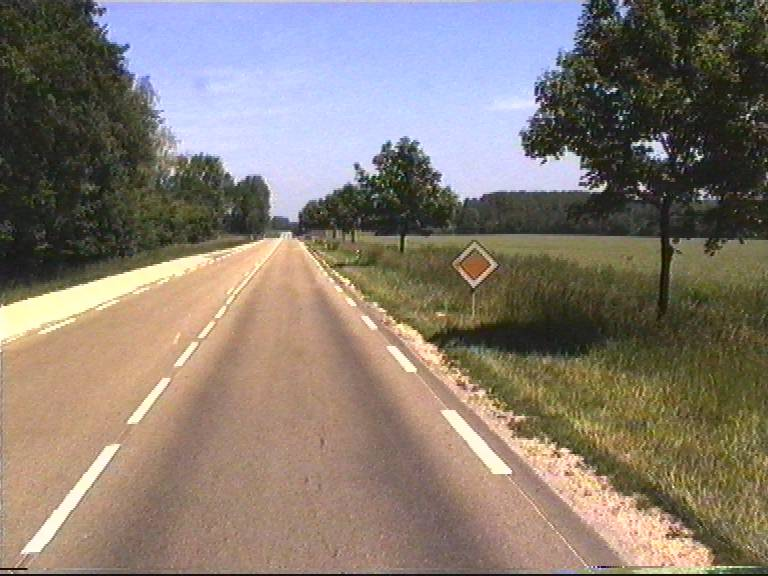
#> input picture images/colour-spaces/60.jpg, 768 x 576 px
$ python rgb.py
#> lines starting #> are read from the running program, lines starting #| are printed output that depends on the picture
from PIL import Image
import numpy as np
import sys


def rgb(src: str):
    """
        given the source path of an image
        returns a np array of rgb values of pixels
    """
#> called with src = '../images/colour-spaces/60.jpg'

    img = Image.open(src)
#> img is the input picture: PIL image 768x576 RGB; mean R, G, B 134.2, 123.9, 114
#| (576, 768, 3)
#> (printed output is left out)
    arr = np.array(img)
    return arr


def ycbcr(src: str):
    """
        Given source string
        return YcBcR representation
    """
#> called with src = '../images/colour-spaces/60.jpg'

    # taken from jpeg convertion from https://en.wikipedia.org/wiki/YCbCr
    arr = rgb(src)
    transform = np.array([[0.299, 0.587, 0.114],
                          [-0.169, -0.331, 0.5],
                          [0.5, -0.419, -0.081]])
    add = np.array([0, 128, 128])
    arr = arr @ transform.T
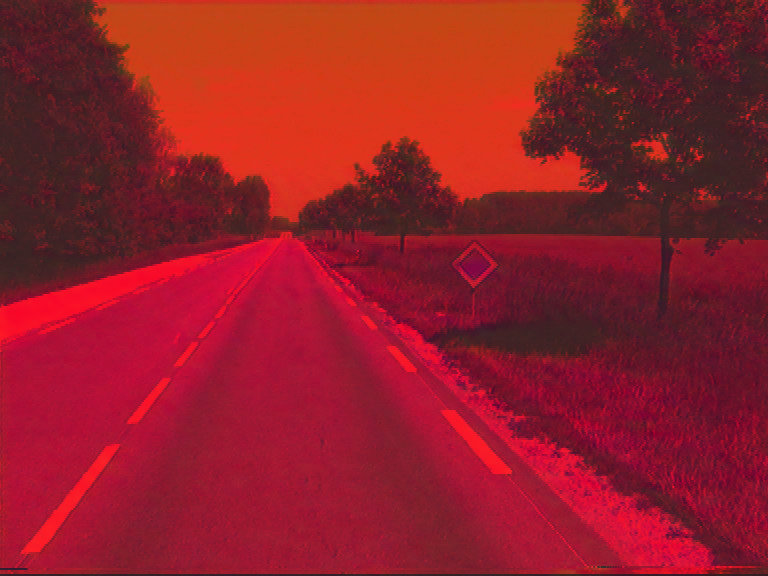
#> arr: shape (576, 768, 3) float64; mean R, G, B 125.8, -6.7, 5.9; drawn with min black and max white
    arr = np.add(arr, add)
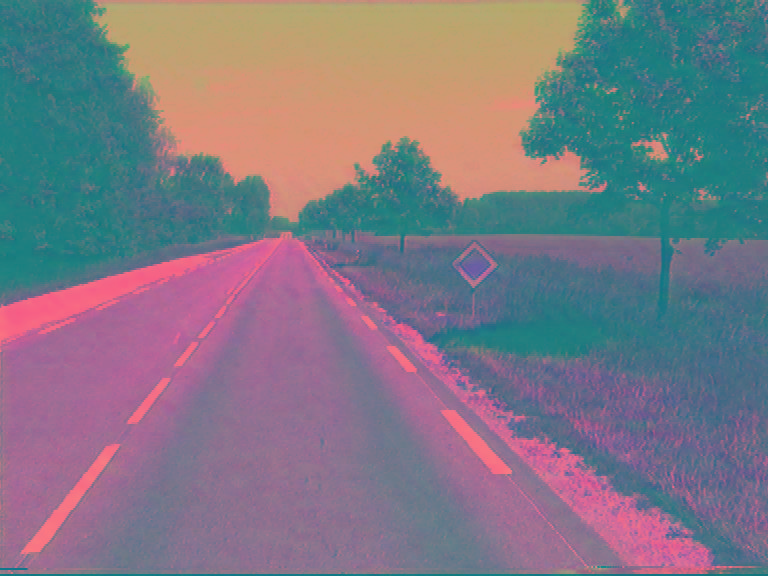
#> arr: shape (576, 768, 3) float64; mean R, G, B 125.8, 121.3, 133.9
    return arr


if __name__ == '__main__':
    if len(sys.argv) > 1:
        src = sys.argv[1]
    else:
        src = '../images/colour-spaces/60.jpg'
    array = rgb(src)
    print(array.shape)
    print(array[0])

    array = ycbcr(src)
    print("Homemade: ")
    print(array.shape)
#| (576, 768, 3)
    print(array[:5])
#> (printed output is left out)

    img = Image.open(src)
    img = img.convert('YCbCr')
#> img: PIL image 768x576 YCbCr; mean of channels 0, 1, 2 125.3, 120.9, 133.5
    array = np.array(img)
    print("Using Pillow: ")
    print(array.shape)
#| (576, 768, 3)
    print(array[:5])
#> (printed output is left out)

$ run again, with images/colour-spaces/65.jpg copied over images/colour-spaces/60.jpg
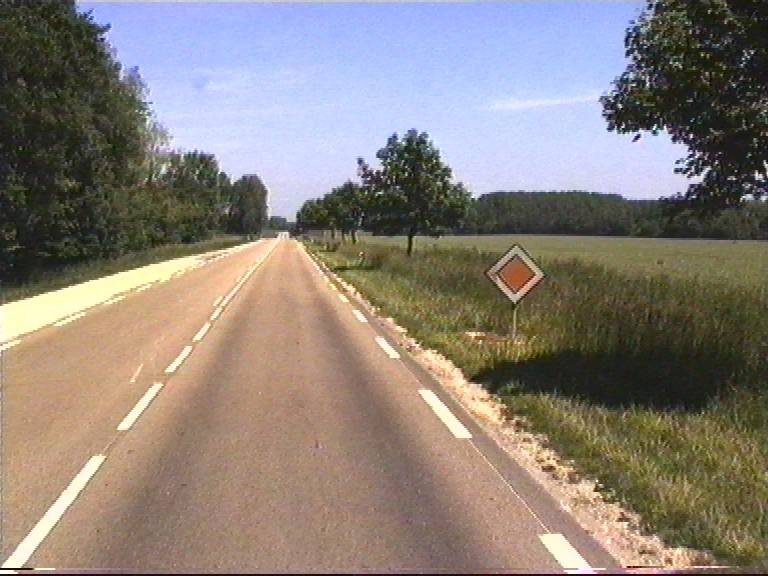
#> input picture images/colour-spaces/65.jpg, 768 x 576 px
#> in rgb, img is the input picture: PIL image 768x576 RGB; mean R, G, B 138.2, 128.8, 121.5
#| (576, 768, 3)
#> (printed output is left out)
#> in ycbcr, `arr = arr @ transform.T`:
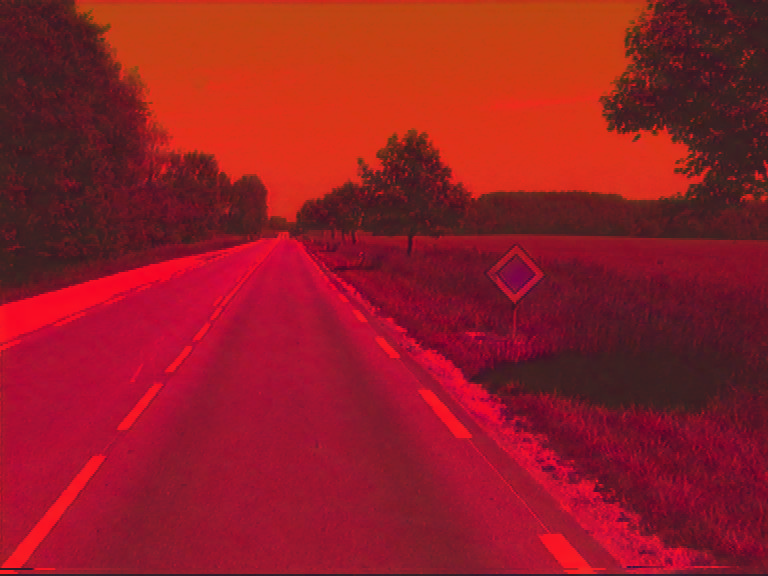
#> arr: shape (576, 768, 3) float64; mean R, G, B 130.8, -5.2, 5.3; drawn with min black and max white
#> in ycbcr, `arr = np.add(arr, add)`:
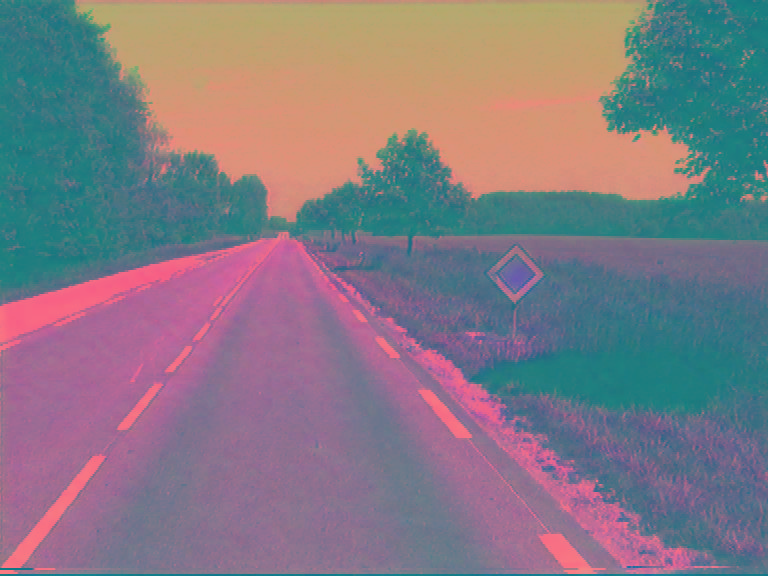
#> arr: shape (576, 768, 3) float64; mean R, G, B 130.8, 122.8, 133.3
#| (576, 768, 3)
#> (printed output is left out)
#> img: PIL image 768x576 YCbCr; mean of channels 0, 1, 2 130.3, 122.4, 132.9
#| (576, 768, 3)
#> (printed output is left out)

$ run again, with images/colour-spaces/70.jpg copied over images/colour-spaces/60.jpg
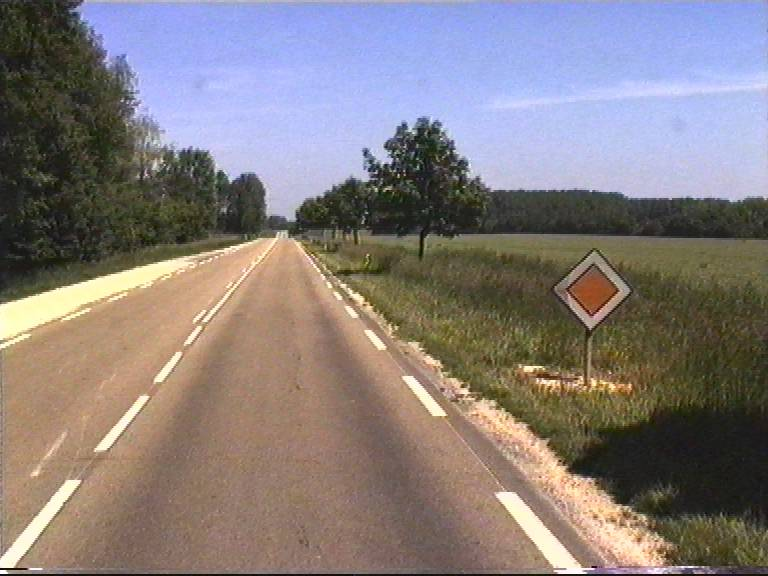
#> input picture images/colour-spaces/70.jpg, 768 x 576 px
#> in rgb, img is the input picture: PIL image 768x576 RGB; mean R, G, B 133.8, 125.4, 124.9
#| (576, 768, 3)
#> (printed output is left out)
#> in ycbcr, `arr = arr @ transform.T`:
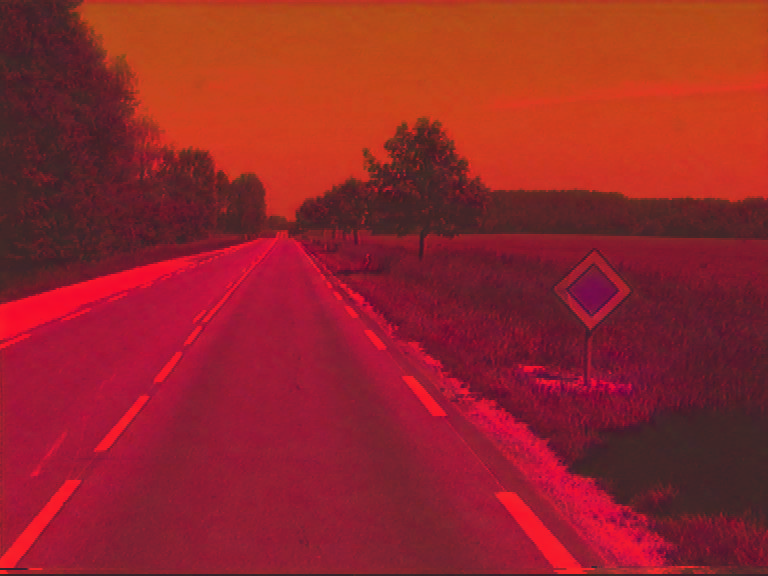
#> arr: shape (576, 768, 3) float64; mean R, G, B 127.8, -1.7, 4.2; drawn with min black and max white
#> in ycbcr, `arr = np.add(arr, add)`:
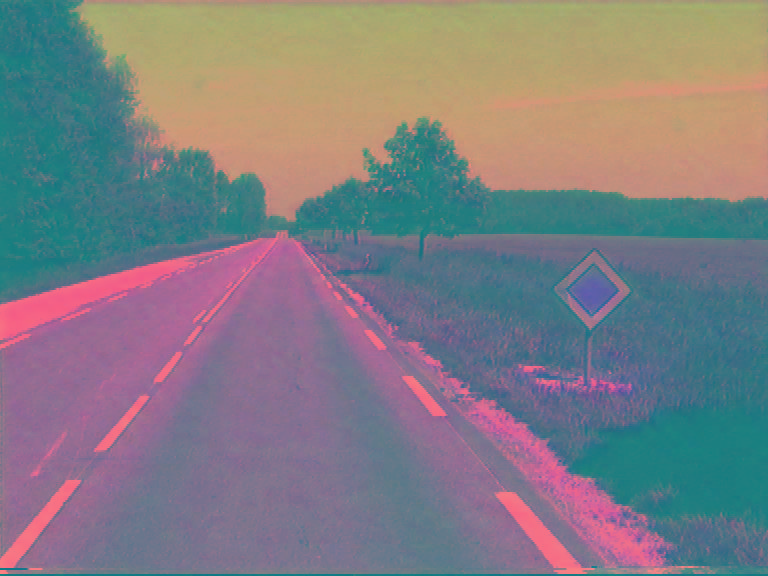
#> arr: shape (576, 768, 3) float64; mean R, G, B 127.8, 126.3, 132.2
#| (576, 768, 3)
#> (printed output is left out)
#> img: PIL image 768x576 YCbCr; mean of channels 0, 1, 2 127.4, 125.9, 131.8
#| (576, 768, 3)
#> (printed output is left out)

$ run again, with images/colour-spaces/75.jpg copied over images/colour-spaces/60.jpg
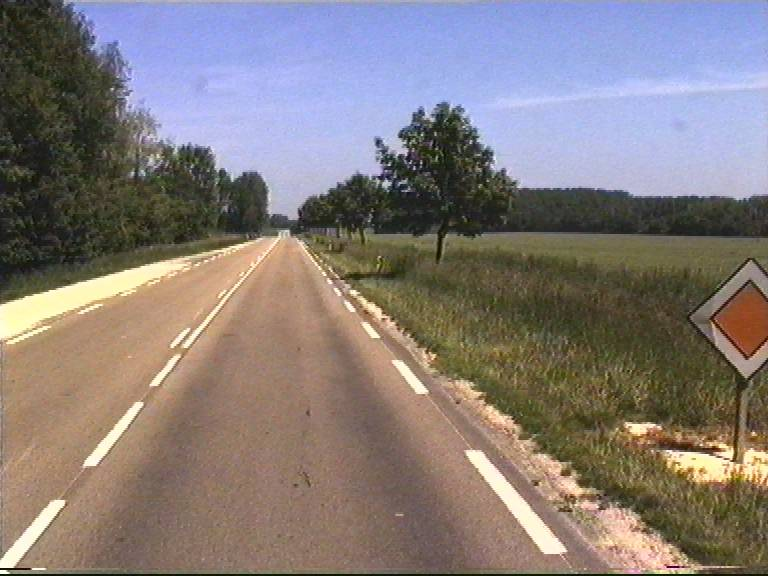
#> input picture images/colour-spaces/75.jpg, 768 x 576 px
#> in rgb, img is the input picture: PIL image 768x576 RGB; mean R, G, B 133.2, 124.3, 122
#| (576, 768, 3)
#> (printed output is left out)
#> in ycbcr, `arr = arr @ transform.T`:
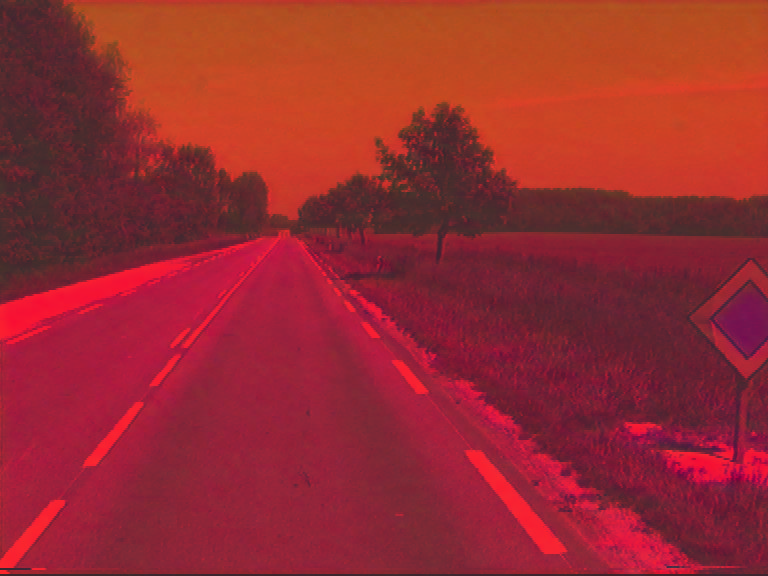
#> arr: shape (576, 768, 3) float64; mean R, G, B 126.7, -2.7, 4.7; drawn with min black and max white
#> in ycbcr, `arr = np.add(arr, add)`:
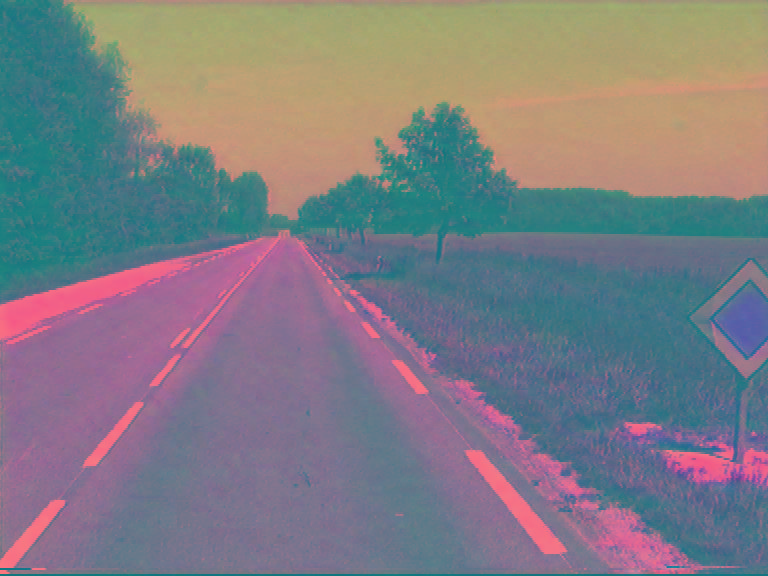
#> arr: shape (576, 768, 3) float64; mean R, G, B 126.7, 125.3, 132.7
#| (576, 768, 3)
#> (printed output is left out)
#> img: PIL image 768x576 YCbCr; mean of channels 0, 1, 2 126.2, 125, 132.2
#| (576, 768, 3)
#> (printed output is left out)
